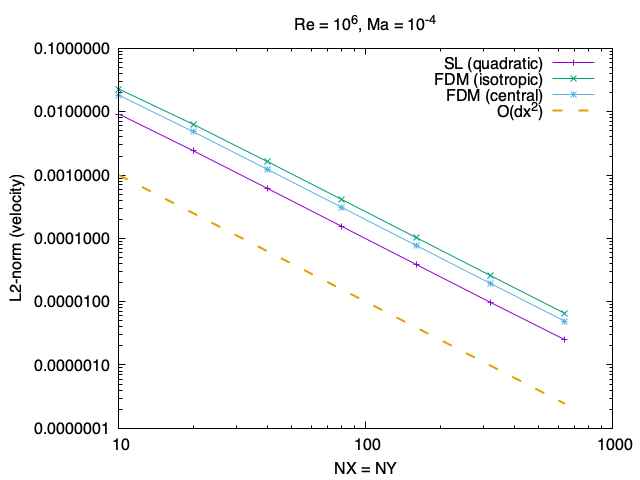

Reproduce this figure in gnuplot.
set terminal pngcairo enhanced
set output "fig5.png"

set log xy
set xlabel "NX = NY"
set ylabel "L2-norm (velocity)"

set title "Re = 10^6, Ma = 10^{-4}"
set key top right

results="tgv_kraemer2020.txt"

plot results i 0 u 1:2 w lp t "SL (quadratic)",\
     results i 1 u 1:2 w lp t "FDM (isotropic)",\
     results i 2 u 1:2 w lp t "FDM (central)",\
     0.1*(1/x)**2 dt 2 lw 2 t "O(dx^2)"

results="tgv_kraemer2020_avg.txt"
set output "fig5_avg.png"

area = (2*pi)**2

plot results i 1 u 1:($2/area) w lp t "SL (quadratic)",\
     results i 2 u 1:($2/area) w lp t "FDM (isotropic)",\
     results i 3 u 1:($2/area) w lp t "FDM (central)",\
     100*(1.0/x)**2 dt 2 lw 2 t "O(dx^2)"
